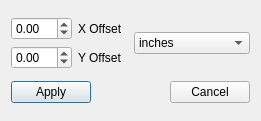
<?xml version="1.0" encoding="UTF-8"?>
<ui version="4.0">
 <class>OffsetDialog</class>
 <widget class="QDialog" name="OffsetDialog">
  <property name="geometry">
   <rect>
    <x>0</x>
    <y>0</y>
    <width>261</width>
    <height>121</height>
   </rect>
  </property>
  <property name="windowTitle">
   <string>Offset</string>
  </property>
  <layout class="QGridLayout" name="gridLayout">
   <item row="0" column="0">
    <layout class="QHBoxLayout" name="horizontalLayout_4">
     <item>
      <layout class="QVBoxLayout" name="verticalLayout">
       <item>
        <layout class="QHBoxLayout" name="horizontalLayout_2">
         <item>
          <widget class="QDoubleSpinBox" name="xDoubleSpinBox">
           <property name="minimum">
            <double>-99.989999999999995</double>
           </property>
          </widget>
         </item>
         <item>
          <widget class="QLabel" name="label">
           <property name="text">
            <string>X Offset</string>
           </property>
          </widget>
         </item>
        </layout>
       </item>
       <item>
        <layout class="QHBoxLayout" name="horizontalLayout">
         <item>
          <widget class="QDoubleSpinBox" name="yDoubleSpinBox">
           <property name="minimum">
            <double>-99.989999999999995</double>
           </property>
          </widget>
         </item>
         <item>
          <widget class="QLabel" name="label_2">
           <property name="text">
            <string>Y Offset</string>
           </property>
          </widget>
         </item>
        </layout>
       </item>
      </layout>
     </item>
     <item>
      <widget class="QComboBox" name="units_combo">
       <item>
        <property name="text">
         <string>inches</string>
        </property>
       </item>
       <item>
        <property name="text">
         <string>mm</string>
        </property>
       </item>
      </widget>
     </item>
    </layout>
   </item>
   <item row="1" column="0">
    <layout class="QHBoxLayout" name="horizontalLayout_3">
     <item>
      <widget class="QPushButton" name="apply">
       <property name="text">
        <string>Apply</string>
       </property>
      </widget>
     </item>
     <item>
      <spacer name="horizontalSpacer">
       <property name="orientation">
        <enum>Qt::Horizontal</enum>
       </property>
       <property name="sizeHint" stdset="0">
        <size>
         <width>40</width>
         <height>20</height>
        </size>
       </property>
      </spacer>
     </item>
     <item>
      <widget class="QPushButton" name="cancel">
       <property name="text">
        <string>Cancel</string>
       </property>
      </widget>
     </item>
    </layout>
   </item>
  </layout>
 </widget>
 <resources/>
 <connections/>
</ui>
